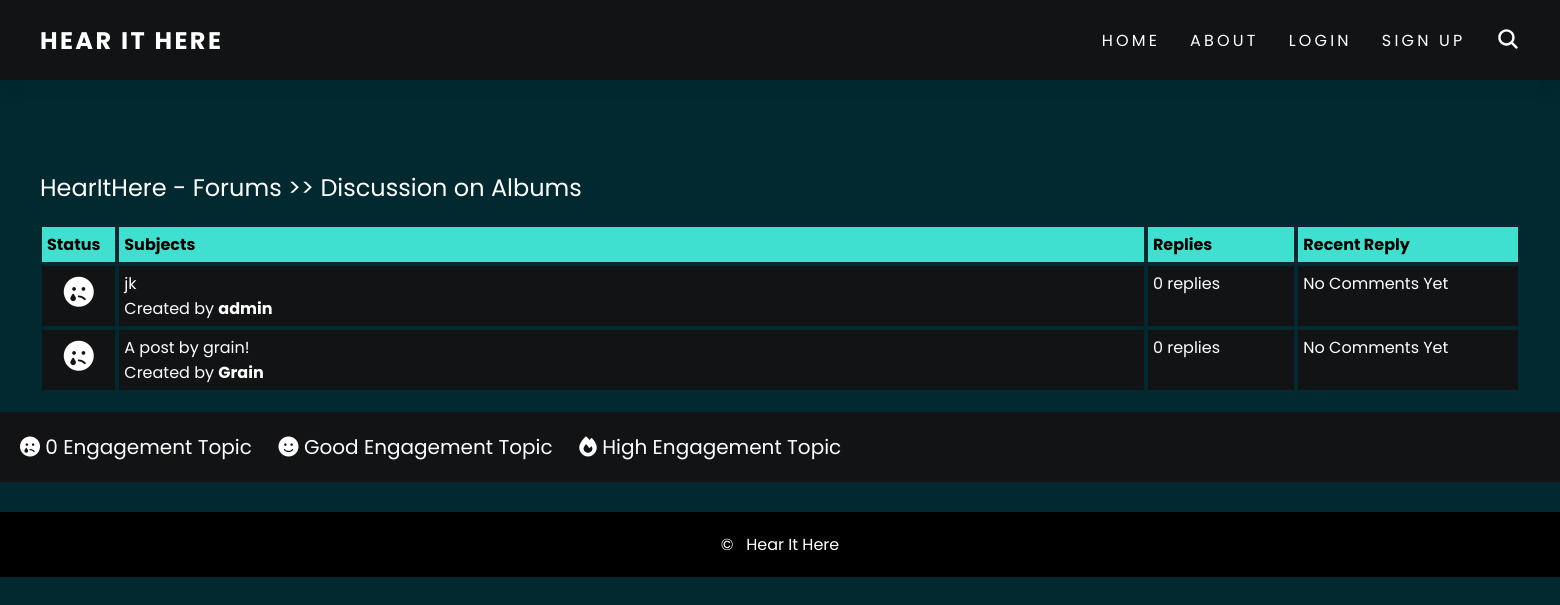
Page /forum/3/ on the earlier database version.
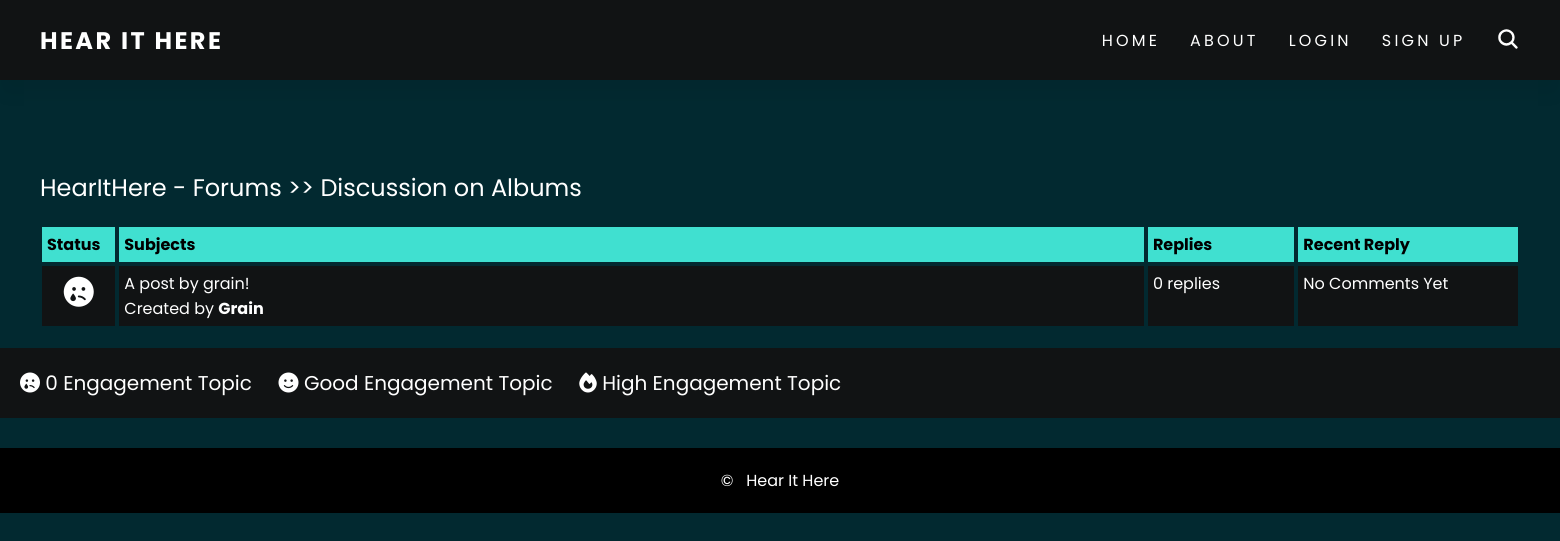
Same page on the later database version.
### forum/models.py (models this page shows, shortened)
class Post(models.Model):
    title = models.CharField(max_length=100, unique=True, null=False)
    description = models.TextField(null=False)
    time = models.DateTimeField(auto_now_add=True)
    user = models.ForeignKey(CustomUser, on_delete=models.CASCADE)
    category = models.ForeignKey(Category, on_delete=models.CASCADE)

### account/models.py (models this page shows, shortened)
class CustomUser(AbstractBaseUser, PermissionsMixin):
    email = models.EmailField(max_length=255, null=False, unique=True)
    username = models.CharField(max_length=50, null=False, unique=True)
    birthday = models.DateField(null=False)
    date_joined = models.DateTimeField(auto_now_add=True)
    is_staff = models.BooleanField(default=False)
    is_active = models.BooleanField(default=False)
    is_mod = models.BooleanField(default=False)
    USERNAME_FIELD = 'username'
    REQUIRED_FIELDS = ['email', 'birthday']
    objects = CustomUserManager()

### forum/views.py (the view)
# urls.py: path('<int:category_id>/', views.browse_posts, name='posts'),
def browse_posts(request, category_id):
    category = get_object_or_404(Category, id=category_id)
    posts = Post.objects.filter(category_id=category_id).order_by('-time')
    return render(request, 'forum/posts.html', {'category': category, 'posts': posts})

### forum/templates/forum/posts.html (shortened to what this page needs)
{% extends 'templates/base.html' %}
{% block content %}
    <div class = "container">
        <div class = "navigate">
            <span>  <a href="{% url 'homepage:home' %}">HearItHere - Forums >> {{ category.title }}</a></span>
        </div>
        <div class = "posts-table">
            <div class = "table-head">
                <div class = "status">Status</div>
                <div class = "subjects">Subjects</div>
                <div class = "replies">Replies</div>
                <div class = "last-reply">Recent Reply</div>
            </div>
            {% for post in posts %}
            <div class = "table-row">
                {% if post.comment_set.count == 0 %}
                    <div class = "status"><i class="fa-solid fa-face-sad-tear"></i></div>
                {% elif post.comment_set.count < 4 %}
                    <div class = "status"><i class="fa-solid fa-face-smile"></i></div>
                {% else %}
                    <div class = "status"><i class="fa-solid fa-fire"></i></div>
                {% endif %}
                    <div class = "subjects"><a href="{% url 'forum:view_post' category_id=category.id post_id=post.id %}">
                        {{ post.title }}</a>
                    <br>
                    <span>Created by <b><a href="{% url 'account:profile' username=post.user.username %}">
                        {{ post.user.username }}</a></b></span>
                </div>
                <div class = "replies">
                    {{ post.comment_set.count }} replies <br>
                </div>
                <div class = "last-reply">
                    {% if post.comment_set.count == 0 %}
                        No Comments Yet
                    {% else %}
                        {{ post.comment_set.last.time }}
                        <br>
                        By <b><a href="{% url 'account:profile' username=post.comment_set.last.user.username %}">
                            {{ post.comment_set.last.user.username }}</a></b>
                    {% endif %}
                </div>
            </div>
            {% endfor %}
        </div>
    </div>
    <div class = "note">
        <span>
            <i class="fa-solid fa-face-sad-tear"></i> 0 Engagement Topic&nbsp;&nbsp;&nbsp;&nbsp;
        </span>
        <span>
            <i class="fa-solid fa-face-smile"></i> Good Engagement Topic&nbsp;&nbsp;&nbsp;&nbsp;
        </span>
        <span>
            <i class="fa-solid fa-fire"></i> High Engagement Topic&nbsp;&nbsp;&nbsp;&nbsp;
        </span>
    </div>
{% endblock %}

Differences in the rows shown:
removed Post: title "jk", user.username "admin", comment_set.count "0", shows "No Comments Yet"
